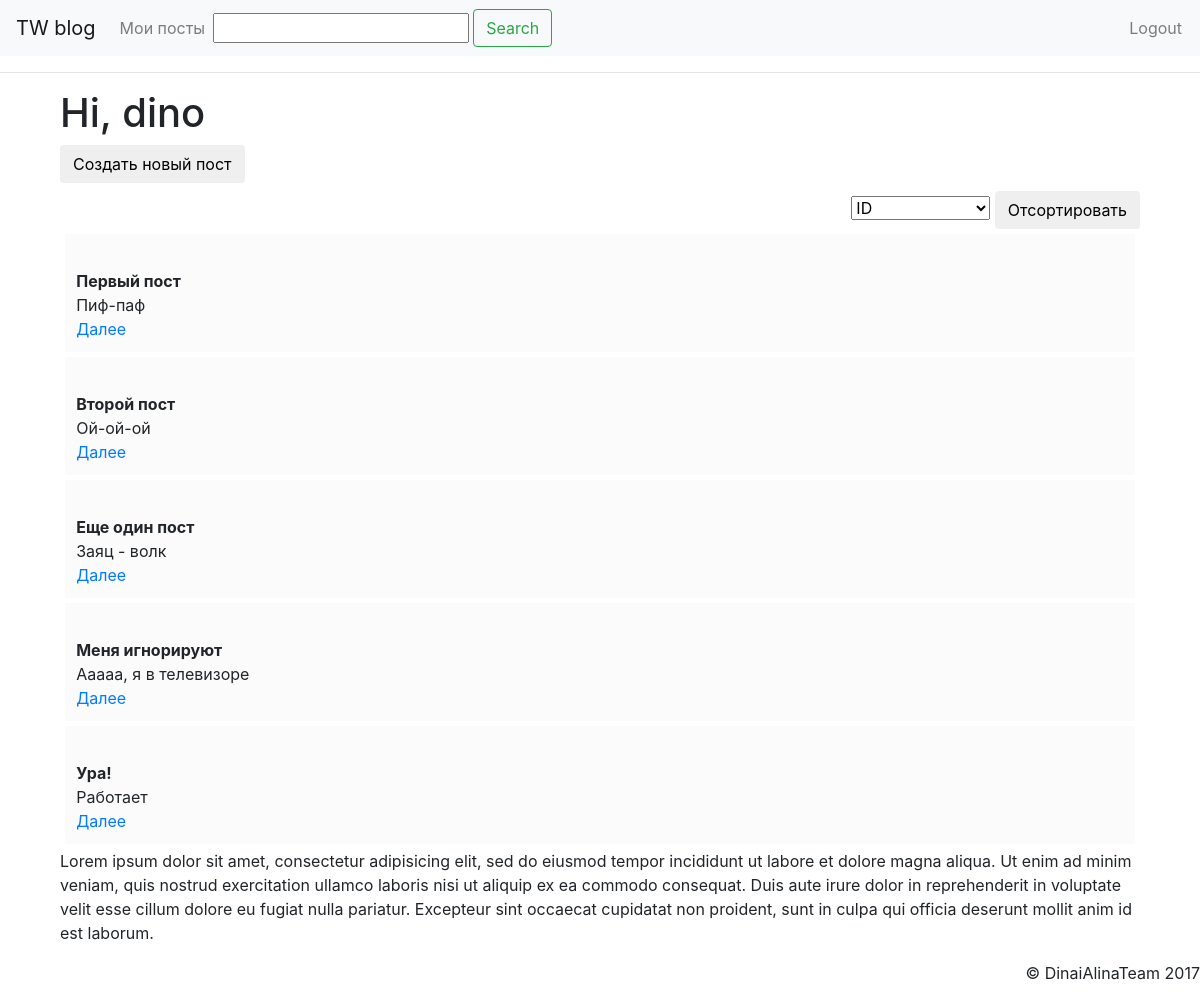
The app's page / (signed in) with its own data.
### onemapp/models.py (models this page shows, shortened)
class Post(models.Model):
    author = models.ForeignKey('auth.User')
    title = models.CharField(max_length=200)
    text = models.TextField()
    created_date = models.DateTimeField(default=timezone.now)

### onemapp/views.py (the view)
# urls.py: url(r'^$', views.post_list, name='post_list'),
def post_list(request, user=None):
    if user and user.is_authenticated:
        posts = Post.objects.filter(author=user)  # получить посты пользователя
    else:
        posts = Post.objects.all()  # получить все посты
    form = PostListForm(request.GET)  # создать форму на основе модели Post
    form.is_valid()
    if form.cleaned_data.get('search'):
        posts = posts.filter(title__icontains=form.cleaned_data['search'])
    if form.cleaned_data.get('sort_field'):
        posts = posts.order_by(form.cleaned_data['sort_field'])
    for post in posts:
        post.text = post.text[:50]
    return render(request, 'post_list.html', {'form': form, 'posts': posts})

### onemapp/forms.py
class PostListForm(forms.Form):
    search = forms.CharField(required=False)
    sort_field = forms.ChoiceField(choices=(('id', 'ID'), ('title', 'title'), ('-created_date', u'Дата создания')), required=False)

### onemapp/templates/post_list.html (shortened to what this page needs)
{% extends "./base.html" %}
{% block search %}
    <form action="" class="form-inline">
        <div class=" mr-sm-1">
            {{ form.search }}
        </div>
        <button class="btn btn-outline-success my-sm-0" type="submit">Search</button>
    </form>
{% endblock %}
{% block content %}
    <h1>
        Hi,
        {% if request.user.is_authenticated %}
            {{ user }}
        {%  else %}
            team!
        {% endif %}
    </h1>
    <h3>
        {% if request.user.is_authenticated %}
            <form class="" action="/create/">
                <input type="submit" value="Создать новый пост" class="btn btn-default" >
            </form>
        {% endif %}
    </h3>
        <div class="filtersearch">
            <form action="">
                {{ form.sort_field }}
                <input type="submit"  value="Отсортировать" class="btn btn-default" >
            </form>
        </div>
    {% for post in posts %}
        <div>
            <p class="post">
            <br>
                <b>{{ post.title }}</b>
                <br>
                {{ post.text }}
                <br>
                <a href="{{ post.id }}"> Далее </a>
            </p>
        </div>
    {% endfor %}
    <p>{% lorem %}</p>
{% endblock %}

### onemapp/static/blog.css (style rules this page uses)
.post { padding: 1%; margin: 0.5%; background-color: #fbfbfb; }
.filtersearch { text-align: right; }

### records on screen
Post: title "Первый пост", text "Пиф-паф"
Post: title "Второй пост", text "Ой-ой-ой"
Post: title "Еще один пост", text "Заяц - волк"
Post: title "Меня игнорируют", text "Ааааа, я в телевизоре"
Post: title "Ура!", text "Работает"

### other values on screen
{{ user }} "dino"
